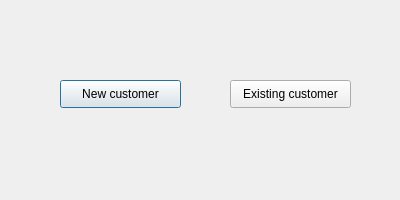
<?xml version="1.0" encoding="UTF-8"?>
<ui version="4.0">
 <class>user</class>
 <widget class="QDialog" name="user">
  <property name="geometry">
   <rect>
    <x>0</x>
    <y>0</y>
    <width>400</width>
    <height>200</height>
   </rect>
  </property>
  <property name="windowTitle">
   <string>Dialog</string>
  </property>
  <widget class="QPushButton" name="pushButton_new">
   <property name="geometry">
    <rect>
     <x>60</x>
     <y>80</y>
     <width>121</width>
     <height>28</height>
    </rect>
   </property>
   <property name="text">
    <string>New customer</string>
   </property>
  </widget>
  <widget class="QPushButton" name="pushButton_exists">
   <property name="geometry">
    <rect>
     <x>230</x>
     <y>80</y>
     <width>121</width>
     <height>28</height>
    </rect>
   </property>
   <property name="text">
    <string>Existing customer</string>
   </property>
  </widget>
 </widget>
 <resources/>
 <connections/>
</ui>
